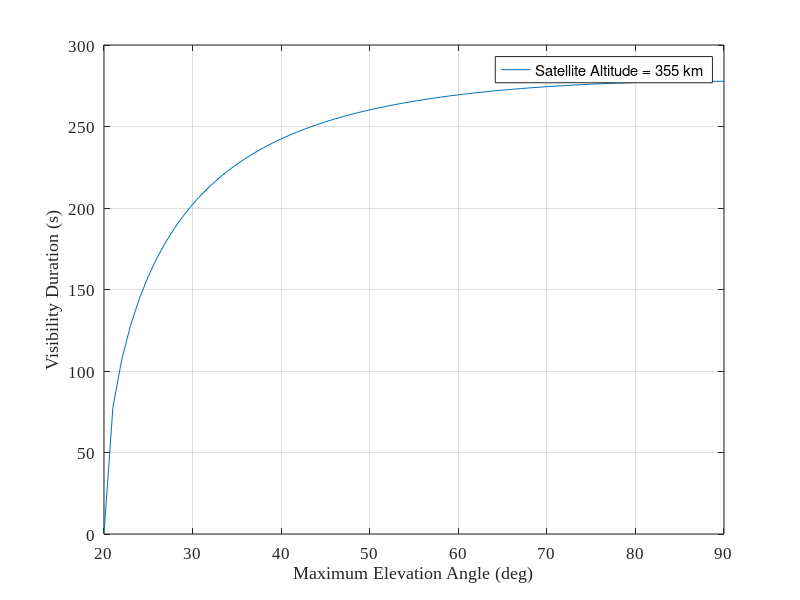
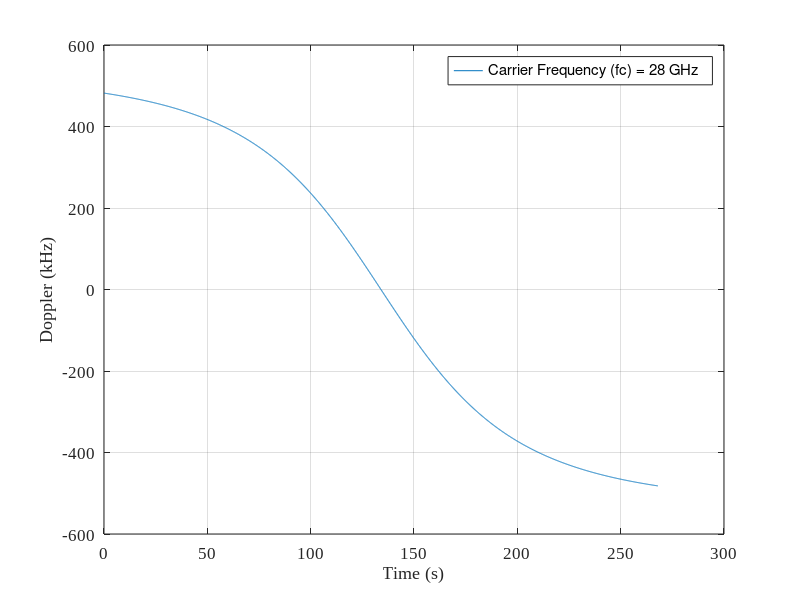
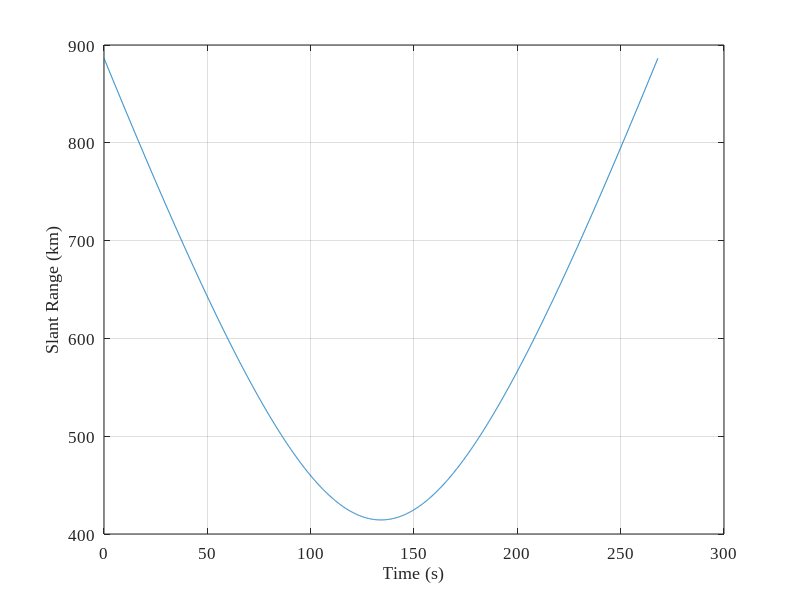
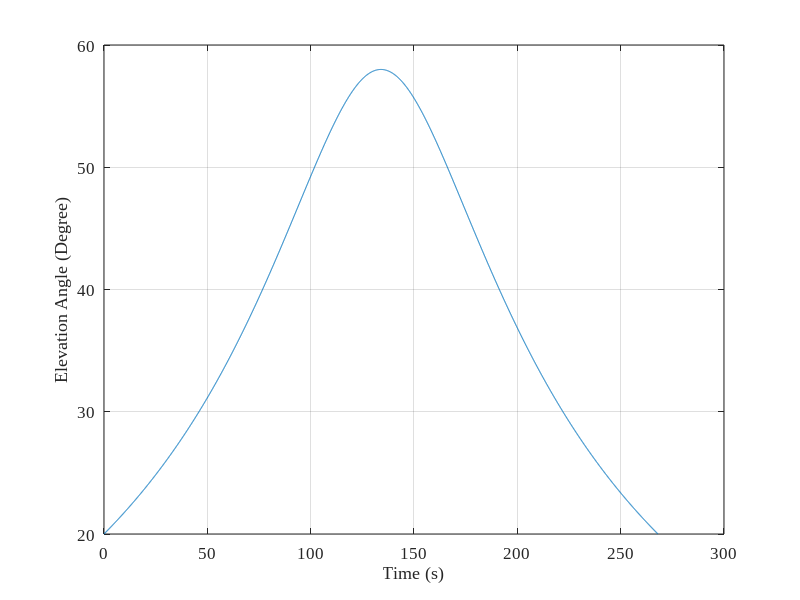

Write MATLAB code to recreate these figures, in order.
% Constants
clear;
Re = 6.37e6;          % Earth's radius in meters
h = 355e3;           % Altitude in meters
R = Re+h;           % Satellite LEO circular orbit radius in meters
i = deg2rad(60);      % Inclination in radians
we = 7.292115e-5;     % Earth's rotation rate in rad/second
ws = 9.3077e-4;       % Satellite's angular velocity in rad/sec
Thetao = deg2rad(20); % Initial Theta in radians
Theta = deg2rad(20:1:90); % Range of Theta values in radians
c = 3e8;              % Speed of light in meters/second
fc=28*1e9;
% Calculate visibility (tao) for each Theta value
tao = zeros(size(Theta));
for idx = 1:length(Theta)
    xx= cos(acos((Re / R) * cos(Thetao)) - Thetao);
    yy =cos(acos((Re / R) * cos(Theta(idx))) - Theta(idx));
    arg = acos( xx/ yy);
    tao(idx) = 2 / (ws - (we * cos(i))) * arg;
end

% Plot visibility (tao) against Theta
figure;
plot(rad2deg(Theta), tao);
xlabel('Maximum Elevation Angle (deg)');
ylabel('Visibility Duration (s)');
legend('Satellite Altitude = 355 km');
grid on;
set(gcf,'color','w');
    set(gca, 'FontName', 'Times New Roman');  % Specify the font name (e.g., Arial)
    set(gca, 'FontSize', 12);       % Specify the font size (e.g., 12)

  
  Thetat1 = (Theta(39));
  t1= tao(39)/2;
  t=0:0.1:round(tao(39));
  Doppler = zeros(1,length(t));
  alphat1 = acos(Re/R*cos(Thetat1))-Thetat1;
for idx =1: length(t)
      psi  = (ws-we*cos(i))*(t(idx)-t1);
      op = -Re*R *sin(psi)*cos(acos((Re / R) * cos(Thetat1)) - Thetat1);
      on= c*sqrt(Re^2+R^2 - 2*Re*R*cos(psi)*cos(acos((Re / R) * cos(Thetat1)) - Thetat1));
      wf= ws-we*cos(i);  
      DeltaF(idx)= fc*op/on*wf;
      alpha(idx) = acos(cos(psi)*cos(alphat1));
      s(idx)=sqrt(Re^2+R^2-2*Re*R*cos(alpha(idx)));
    theta(idx)=  acos(R*sin(alpha(idx))/s(idx));
end
  
 % Plot visibility (tao) against Theta
figure;
plot(t, DeltaF/1000);
xlabel('Time (s)');
ylabel('Doppler (kHz)');
legend('Carrier Frequency (fc) = 28 GHz ' );
grid on;
set(gcf,'color','w');
    set(gca, 'FontName', 'Times New Roman');  % Specify the font name (e.g., Arial)
    set(gca, 'FontSize', 12);       % Specify the font size (e.g., 12)


     % Plot visibility (tao) against Theta
figure;
plot(t, s/1000);
xlabel('Time (s)');
ylabel('Slant Range (km)');
grid on;
set(gcf,'color','w');
    set(gca, 'FontName', 'Times New Roman');  % Specify the font name (e.g., Arial)
    set(gca, 'FontSize', 12);       % Specify the font size (e.g., 12)

       % Plot visibility (tao) against Theta
figure;
plot(t, rad2deg(theta));
xlabel('Time (s)');
ylabel('Elevation Angle (Degree)');
grid on;
set(gcf,'color','w');
    set(gca, 'FontName', 'Times New Roman');  % Specify the font name (e.g., Arial)
    set(gca, 'FontSize', 12);       % Specify the font size (e.g., 12)
